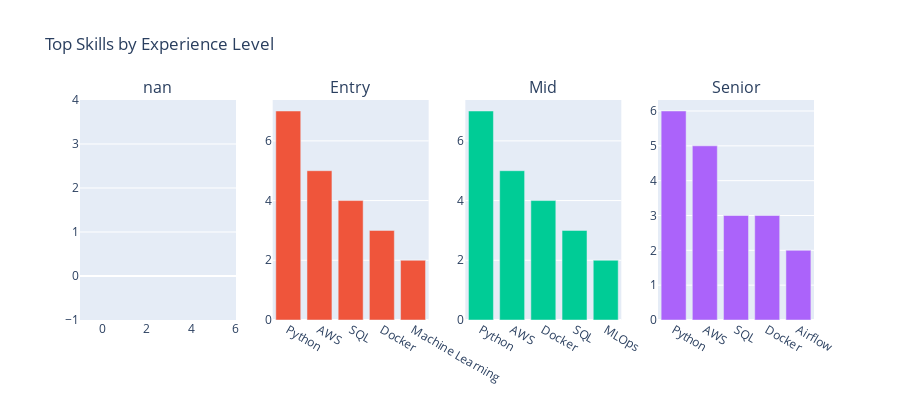

The cell this chart's notebook holds for it:
### Code cell
# Experience Level Analysis
if 'experience_level' in jobs_df_with_skills.columns:
    exp_level_skills = {}
    for level in jobs_df_with_skills['experience_level'].unique():
        level_jobs = jobs_df_with_skills[jobs_df_with_skills['experience_level'] == level]
        all_skills = [skill for skills in level_jobs['all_skills'] for skill in skills]
        exp_level_skills[level] = Counter(all_skills)
    
    # Create comparison
    fig = make_subplots(
        rows=1, 
        cols=len(exp_level_skills),
        subplot_titles=list(exp_level_skills.keys())
    )
    
    for i, (level, skills_counter) in enumerate(exp_level_skills.items(), 1):
        top_5 = skills_counter.most_common(5)
        fig.add_trace(
            go.Bar(
                x=[s[0] for s in top_5],
                y=[s[1] for s in top_5],
                name=level
            ),
            row=1, col=i
        )
    
    fig.update_layout(
        title='Top Skills by Experience Level',
        showlegend=False,
        height=400
    )
    fig.show()

### Figure 1 — Plotly figure (JSON) as saved in the notebook; plotly's stock layout.template omitted (floating-point values rounded to 4 significant figures)
{"data": [{"name": "nan", "type": "bar", "x": [], "xaxis": "x", "y": [], "yaxis": "y"}, {"name": "Entry", "type": "bar", "x": ["Python", "AWS", "SQL", "Docker", "Machine Learning"], "xaxis": "x2", "y": [7, 5, 4, 3, 2], "yaxis": "y2"}, {"name": "Mid", "type": "bar", "x": ["Python", "AWS", "Docker", "SQL", "MLOps"], "xaxis": "x3", "y": [7, 5, 4, 3, 2], "yaxis": "y3"}, {"name": "Senior", "type": "bar", "x": ["Python", "AWS", "SQL", "Docker", "Airflow"], "xaxis": "x4", "y": [6, 5, 3, 3, 2], "yaxis": "y4"}], "layout": {"annotations": [{"font": {"size": 16}, "showarrow": false, "text": "nan", "x": 0.1062, "xanchor": "center", "xref": "paper", "y": 1, "yanchor": "bottom", "yref": "paper"}, {"font": {"size": 16}, "showarrow": false, "text": "Entry", "x": 0.3688, "xanchor": "center", "xref": "paper", "y": 1, "yanchor": "bottom", "yref": "paper"}, {"font": {"size": 16}, "showarrow": false, "text": "Mid", "x": 0.6313, "xanchor": "center", "xref": "paper", "y": 1, "yanchor": "bottom", "yref": "paper"}, {"font": {"size": 16}, "showarrow": false, "text": "Senior", "x": 0.8938, "xanchor": "center", "xref": "paper", "y": 1, "yanchor": "bottom", "yref": "paper"}], "height": 400, "showlegend": false, "title": {"text": "Top Skills by Experience Level"}, "xaxis": {"anchor": "y", "domain": [0, 0.2125]}, "xaxis2": {"anchor": "y2", "domain": [0.2625, 0.475]}, "xaxis3": {"anchor": "y3", "domain": [0.525, 0.7375]}, "xaxis4": {"anchor": "y4", "domain": [0.7875, 1]}, "yaxis": {"anchor": "x", "domain": [0, 1]}, "yaxis2": {"anchor": "x2", "domain": [0, 1]}, "yaxis3": {"anchor": "x3", "domain": [0, 1]}, "yaxis4": {"anchor": "x4", "domain": [0, 1]}}}
